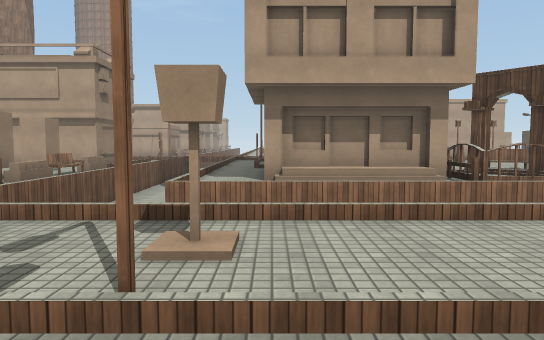
[1] (above)

24 first-person views from a walk through a Unity game level. The camera is 1.5 m above the floor, tilts 4° down and sees 70° across. The floor is counted in squares, 2 m on a side. Each view is taken from the middle of a square. On the plan, view 1 faces up. The plan holds only what a view shows up to about 12 squares ahead; the rest is blank. The place goes on beyond the plan. Surface patterns are stand-ins for the level's own textures.

[2]
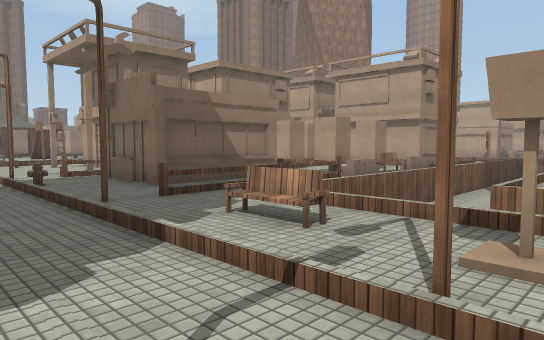

[3]
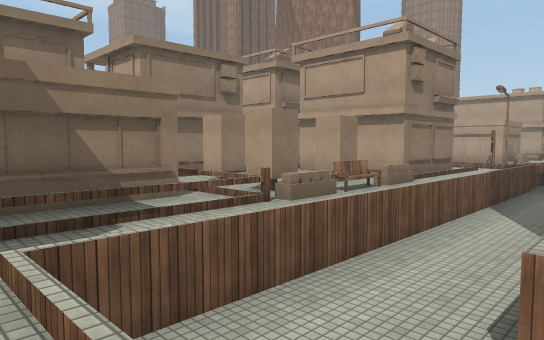

[4]
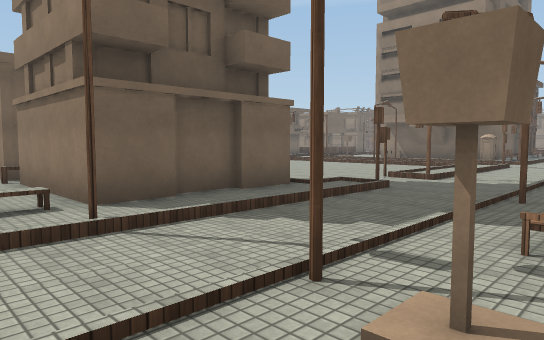

[5]
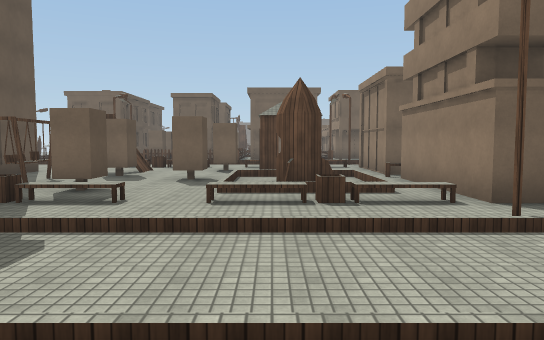

[6]
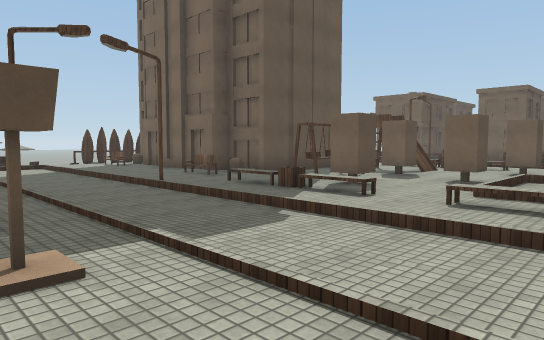

[7]
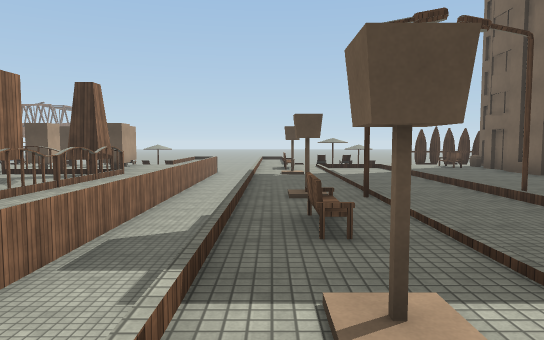

[8]
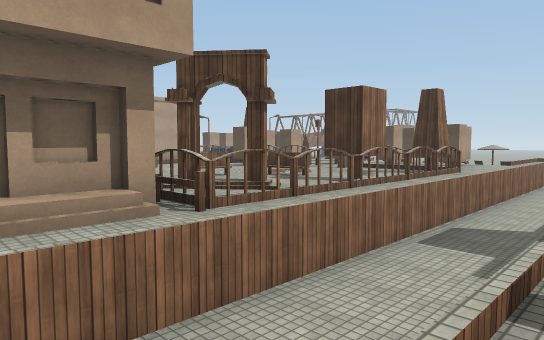

[9]
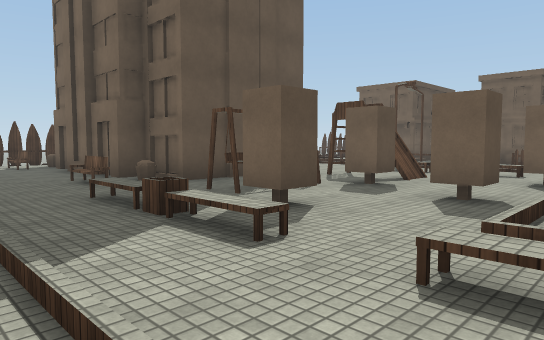

[10]
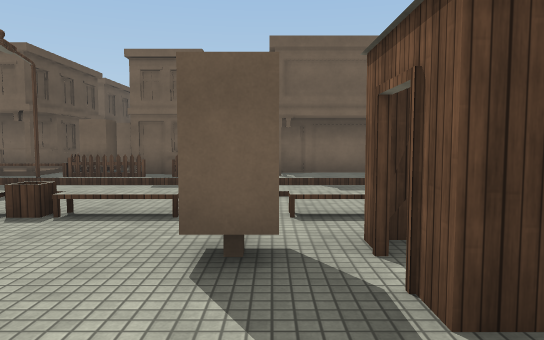

[11]
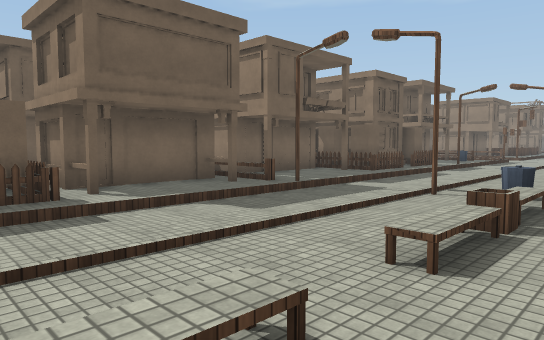

[12]
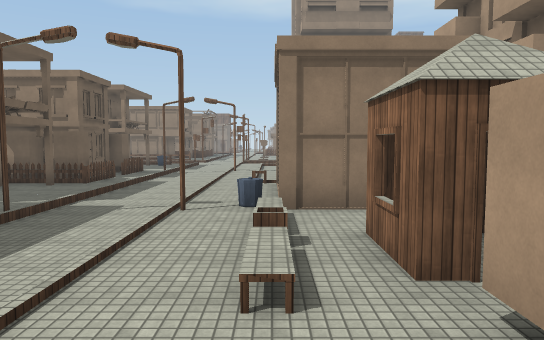

[13]
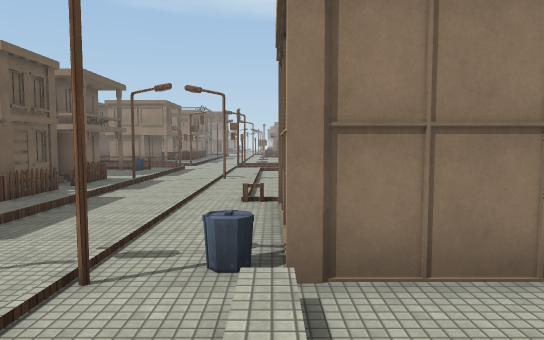

[14]
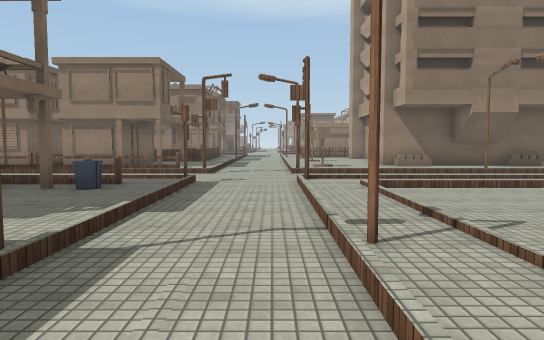

[15]
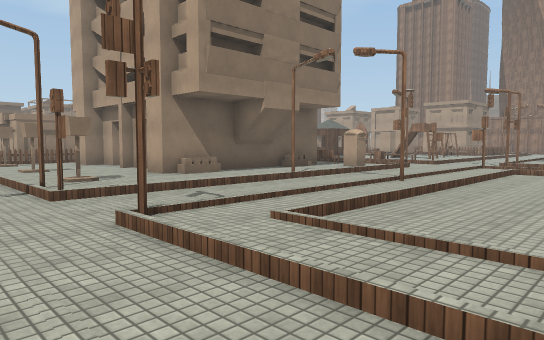

[16]
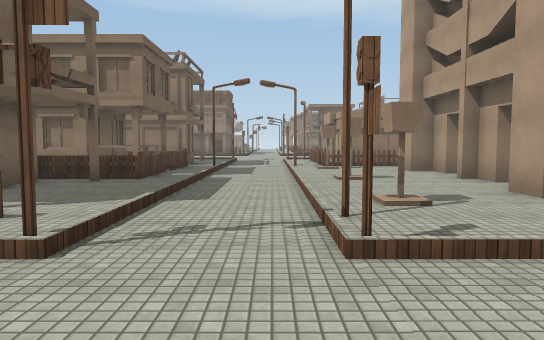

[17]
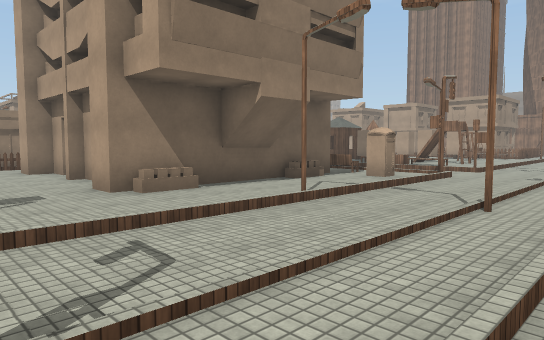

[18]
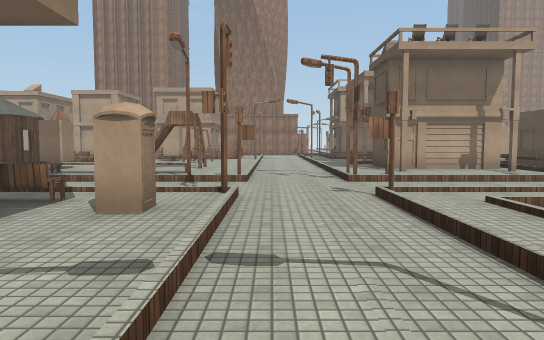

[19]
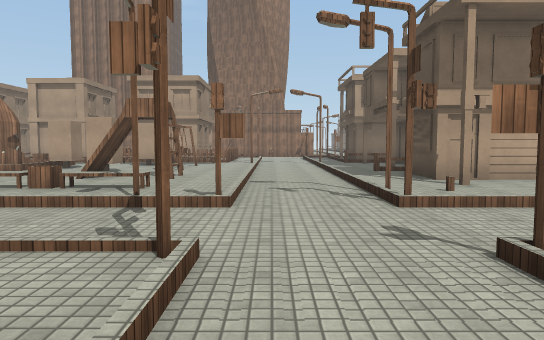

[20]
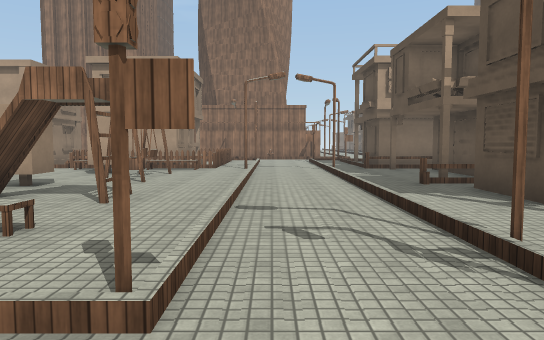

[21]
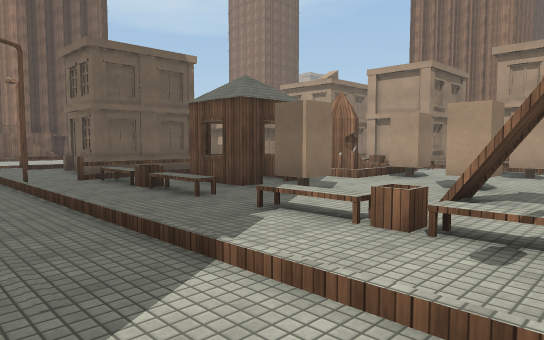

[22]
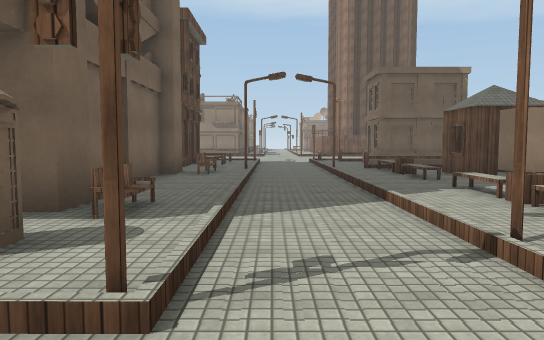

[23]
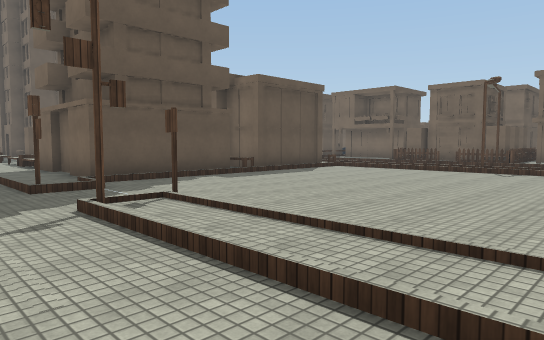

[24]
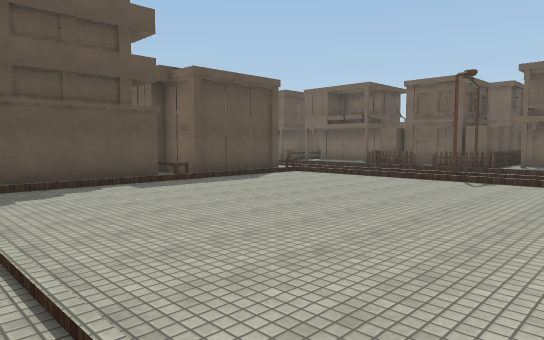

### Floor plan
Key: @ floor where view 1 was taken; # wall or solid block; x gap in a wall; . main floor; : floor 0.25 m higher than the main floor; + floor 0.5 m higher than the main floor; - floor 1 m lower than the main floor; / step, stairs or slope; = window, fence, low wall or low ledge; O other object.
Columns run from 25 left of view 1 to 11 right of it. Each row starts with its distance up from view 1.
 14                     O.-
 13    O                O.-
 12    O   OO....O  OO  O.-          :
 11   OO OOO=....OOOOOOOO.--.O       .:
 10   =////=/#...#O  O.OO.--.O     ===.#
  9 O ///.O#/....:O #O.OO.--.O     :#=.
  8 O #xO........:O ##OOO.--.OOOO##:##. #
  7 O   .........#OO # OO.--.O++O########
  6 =  ...O......O OO#OO=.--. ...........
  5 = ##....#....O  OO O=.--   ----------
  4 =.##O........OOOOO O=.-     ---------
  3 :/=////=//...::::OOO=.......OO......O
  2 //././/.//......#.=...O.O...OOO.O...O
  1 .....................................
  0 .........................@...........
 -1 #........#..#.......#....#././/./#...
 -2 =.O....OO............OOOO/=////=/....
 -3 # OOOOOO.............O  O////.O#/OO:#
 -4        O.............O  O/#//....OOO
 -5        O....#........OOOO/ :/O.#xO
 -6        O.#...........OOOO. ...OO.O
 -7 O OOOOOO.............O  O.##...##O
 -8 O....................O  O.##O.....:
 -9 #OO.OO...............OOOO/=////= ..
-10 #OO.OO..O...#...#.......//././/.
-11 ...............................
-12 ..................................
-13  ........#..#......................
-14 O#OO##::#   .O:::OOOO#::#O::OOOOO#O
-15 OOOOOOOOO    #OO# OOOOOOOOOOO OOOOOO

Positions as (right, up) in squares from view 1, and headings:
1: (0, 0), facing up
2: (0, 0), facing up-left
3: (-1, 3), facing up-left
4: (1, 3), facing down-left
5: (2, 3), facing down
6: (1, 3), facing down-right
7: (2, 3), facing right
8: (1, 3), facing up-right
9: (2, 0), facing down-right
10: (3, -5), facing down
11: (5, -8), facing down-left
12: (5, -9), facing left
13: (2, -9), facing left
14: (-6, -11), facing left
15: (-10, -12), facing up-left
16: (-13, -11), facing left
17: (-12, -10), facing up-left
18: (-15, -6), facing up
19: (-15, -3), facing up
20: (-15, 0), facing up
21: (-17, 0), facing up-left
22: (-14, 0), facing left
23: (-12, 1), facing down-right
24: (-12, -1), facing down-right
